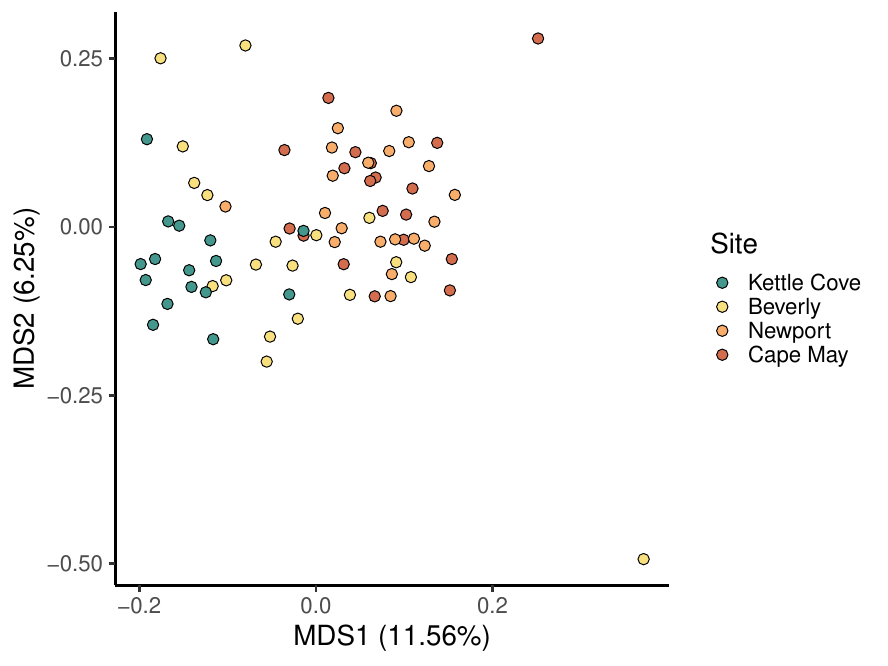

Write R code to recreate this figure.
# Principal component analysis

library(tidyverse)
library(vegan)

# metadata
expDesign = read.csv("../../../expDesign.csv") %>%
  filter(Species == "Crepidula plana") %>%
  mutate(Site = factor(Site, levels = c("Kettle Cove", "Beverly", "Newport", "Cape May")))

write.csv(expDesign, "p_expDesign.csv")

expDesign = read.csv("p_expDesign.csv") %>% 
  mutate(Site = factor(Site, levels = c("Kettle Cove", "Beverly", "Newport", "Cape May")))

# covariance matric
co = as.matrix(read.table("../plana_outlier.covMat")) 
#  PCoA and CAP (constranied analysis of proximities)  
conds=data.frame(expDesign$Site)
pp0=capscale(as.dist(1-cov2cor(co))~1) # PCoA
pp=capscale(as.dist(1-cov2cor(co))~expDesign$Quality,conds) # CAP

# significance of by-site divergence, based on 1-correlation as distance
adonis(as.dist(1-cov2cor(co))~expDesign$Site,conds)

#  eigenvectors: how many are interesting?
plot(pp0$CA$eig) 

kmeans.axes <- sum(diff(summary(eigenvals(pp0))[2,])*-1 > 0.01) #based on eigen plot
kmeans.axes #[1] only one is really doing much
axes2plot=c(1,2)  

pca = as.data.frame(pp$CA$u[,axes2plot])

eigenvals=pp$CA$eig
#calc variance explained
varexplained=eigenvals/sum(eigenvals)

colours = c("Robbinston" = "#264D59", "Kettle Cove" = "#43978D","Beverly" = "#F9E07F", "Newport" = "#F9AD6A","Cape May" = "#D46C4E")

ggplot(pca, aes(MDS1, MDS2)) +
  geom_point(size=3.5, pch=21,aes(fill=expDesign$Site))  +
  xlab(paste0("MDS1 (",formatC((varexplained[1]*100), digits = 2, format = "f"),"%)")) +
  ylab(paste0("MDS2 (",formatC((varexplained[2]*100), digits = 2, format = "f"),"%)")) +
  scale_fill_manual(values = colours) +
  scale_colour_manual(values = colours) +
  theme_classic(base_size = 20) +
  guides(fill = guide_legend(title = "Site"))

ggsave(plot = last_plot(), "plana_outlier_pca.pdf")
ggsave(plot = last_plot(), "plana_outlierl_pca.png")


## IBS

ma = as.matrix(read.table("../plana_outlier.ibsMat"))

# partial PCoA, taking out the variation due to coverage
pp1=capscale(ma~1)
pp2=capscale(ma~1+Condition(expDesign$Quality))

pca1 = as.data.frame(pp1$CA$u[,axes2plot])
pca2 = as.data.frame(pp2$CA$u[,axes2plot])

eigenvals1=pp1$CA$eig
eigenvals2=pp2$CA$eig
#calc variance explained
varexplained1=eigenvals1/sum(eigenvals1)
varexplained2=eigenvals2/sum(eigenvals2)


ggplot(pca1, aes(MDS1, MDS2)) +
  geom_point(size=3.5, pch=21,aes(fill=expDesign$Site))  +
  theme_classic(base_size = 20) +
  xlab(paste0("MDS1 (",formatC((varexplained1[1]*100), digits = 2, format = "f"),"%)")) +
  ylab(paste0("MDS2 (",formatC((varexplained1[2]*100), digits = 2, format = "f"),"%)")) +
  scale_fill_manual(values = colours) +
  guides(fill = guide_legend(title = "Site"))

ggplot(pca2, aes(MDS1, MDS2)) +
  geom_point(size=3.5, pch=21,aes(fill=expDesign$Site))  +
  theme_classic(base_size = 20) +
  xlab(paste0("MDS1 (",formatC((varexplained2[1]*100), digits = 2, format = "f"),"%)")) +
  ylab(paste0("MDS2 (",formatC((varexplained2[2]*100), digits = 2, format = "f"),"%)")) +
  scale_fill_manual(values = colours) +
  guides(fill = guide_legend(title = "Site"))
p





